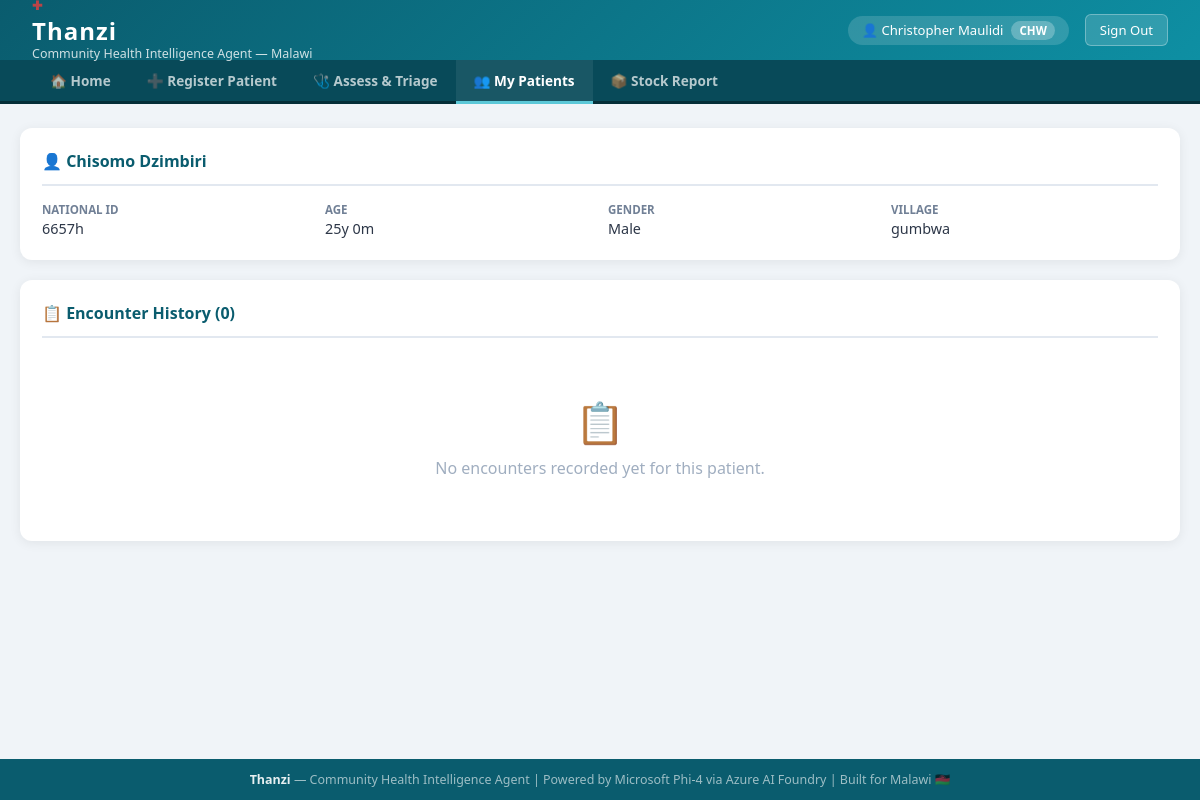
The page /chw/patient/6657h (signed in) on the database as committed earlier.
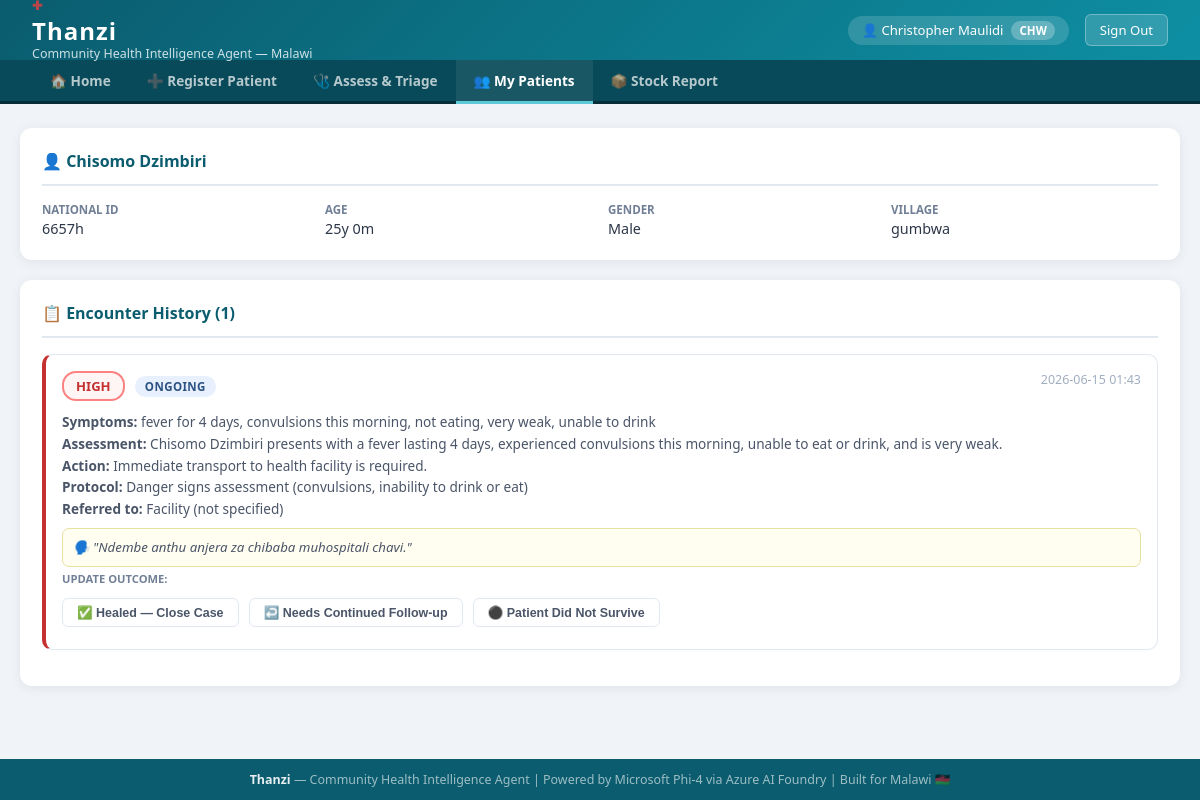
The same page on the database as committed later.
### tables this page shows
CREATE TABLE patients (
                national_id             TEXT    PRIMARY KEY,
                name                    TEXT    NOT NULL,
                age_months              INTEGER NOT NULL DEFAULT 0,
                gender                  TEXT    NOT NULL DEFAULT 'Unknown'
                                        CHECK(gender IN ('Male', 'Female', 'Unknown')),
                village                 TEXT    NOT NULL DEFAULT '',
                registered_by_chw_id    INTEGER REFERENCES users(id)
                                        ON UPDATE CASCADE ON DELETE SET NULL,
                created_at              TEXT    NOT NULL DEFAULT (datetime('now')),
                last_updated_at         TEXT    NOT NULL DEFAULT (datetime('now'))
            );

CREATE TABLE encounters (
                id                      INTEGER PRIMARY KEY AUTOINCREMENT,
                patient_id              TEXT    NOT NULL
                                        REFERENCES patients(national_id)
                                        ON UPDATE CASCADE ON DELETE CASCADE,
                chw_id                  INTEGER NOT NULL
                                        REFERENCES users(id)
                                        ON UPDATE CASCADE ON DELETE CASCADE,
                timestamp               TEXT    NOT NULL DEFAULT (datetime('now')),
                symptoms_original       TEXT    NOT NULL DEFAULT '',
                symptoms_english        TEXT    NOT NULL DEFAULT '',
                detected_language       TEXT    NOT NULL DEFAULT 'Unknown',
                risk_level              TEXT    NOT NULL DEFAULT 'LOW'
                                        CHECK(risk_level IN ('LOW', 'MEDIUM', 'HIGH')),
                iccm_protocol_applied   TEXT    NOT NULL DEFAULT '',
                assessment_notes        TEXT    NOT NULL DEFAULT '',
                recommended_action      TEXT    NOT NULL DEFAULT '',
                reasoning               TEXT    NOT NULL DEFAULT '',
                referral_needed         INTEGER NOT NULL DEFAULT 0,
                escalated_to_supervisor INTEGER NOT NULL DEFAULT 0,
                supervisor_id           INTEGER REFERENCES users(id)
                                        ON UPDATE CASCADE ON DELETE SET NULL,
                supervisor_feedback     TEXT    NOT NULL DEFAULT '',
                escalated_to_dho        INTEGER NOT NULL DEFAULT 0,
                dho_id                  INTEGER REFERENCES users(id)
                                        ON UPDATE CASCADE ON DELETE SET NULL,
                target_facility_id      INTEGER REFERENCES facilities(id)
                                        ON UPDATE CASCADE ON DELETE SET NULL,
                referral_urgency        TEXT    NOT NULL DEFAULT ''
                                        CHECK(referral_urgency IN ('', 'ROUTINE', 'URGENT', 'EMERGENCY')),
                chichewa_family_message TEXT    NOT NULL DEFAULT '',
                follow_up_days          INTEGER NOT NULL DEFAULT 3,
                record_closed           INTEGER NOT NULL DEFAULT 0
            , outcome TEXT NOT NULL DEFAULT 'ONGOING');

### routes/chw.py (the view)
@chw_bp.route('/patient/<national_id>')
@role_required('CHW')
def patient_history(national_id):
    with get_db() as conn:
        patient = conn.execute(
            "SELECT * FROM patients WHERE national_id = ? AND registered_by_chw_id = ?",
            (national_id, session['user_id'])
        ).fetchone()
        if not patient:
            flash('Patient not found.', 'danger')
            return redirect(url_for('chw.patients'))
        encounters = conn.execute("""
            SELECT e.*, f.name as facility_name
            FROM encounters e
            LEFT JOIN facilities f ON e.target_facility_id = f.id
            WHERE e.patient_id = ?
            ORDER BY e.timestamp DESC
        """, (national_id,)).fetchall()
    return render_template('chw_patient_history.html', patient=patient, encounters=encounters)

### database.py (called while the page is built)
@contextmanager
def get_db():
    conn = sqlite3.connect(Config.DATABASE_PATH)
    conn.row_factory = sqlite3.Row
    conn.execute("PRAGMA foreign_keys = ON")
    conn.execute("PRAGMA journal_mode = WAL")
    try:
        yield conn
        conn.commit()
    except Exception:
        conn.rollback()
        raise
    finally:
        conn.close()

### routes/auth.py (called while the page is built)
def role_required(*roles):
    from functools import wraps
    def decorator(f):
        @wraps(f)
        def decorated(*args, **kwargs):
            if 'user_id' not in session:
                if request.is_json or '/api/' in request.path:
                    return jsonify({'error': 'Session expired. Please log in again.'}), 401
                flash('Please log in to continue.', 'warning')
                return redirect(url_for('auth.login'))
            if session.get('role') not in roles:
                if request.is_json or '/api/' in request.path:
                    return jsonify({'error': 'Access denied.'}), 403
                flash('You do not have permission to access that page.', 'danger')
                return redirect(url_for('auth.dashboard'))
            return f(*args, **kwargs)
        return decorated
    return decorator

### templates/chw_patient_history.html (shortened to what this page needs)
{% extends 'base.html' %}
{% block subnav %}
<div class="subnav">
  <a href="{{ url_for('chw.dashboard') }}">🏠 Home</a>
  <a href="{{ url_for('chw.register_patient') }}">➕ Register Patient</a>
  <a href="{{ url_for('chw.assess') }}">🩺 Assess & Triage</a>
  <a href="{{ url_for('chw.patients') }}" class="active">👥 My Patients</a>
  <a href="{{ url_for('chw.stock') }}">📦 Stock Report</a>
</div>
{% endblock %}
{% block content %}
<div class="card" style="margin-bottom:20px;">
  <div class="card-header">👤 {{ patient.name }}</div>
  <div class="grid-4">
    <div>
      <div style="font-size:0.72rem;color:#718096;text-transform:uppercase;font-weight:700;">National ID</div>
      <div style="font-size:0.9rem;margin-top:2px;">{{ patient.national_id }}</div>
    </div>
    <div>
      <div style="font-size:0.72rem;color:#718096;text-transform:uppercase;font-weight:700;">Age</div>
      <div style="font-size:0.9rem;margin-top:2px;">{{ (patient.age_months // 12) }}y {{ (patient.age_months % 12) }}m</div>
    </div>
    <div>
      <div style="font-size:0.72rem;color:#718096;text-transform:uppercase;font-weight:700;">Gender</div>
      <div style="font-size:0.9rem;margin-top:2px;">{{ patient.gender }}</div>
    </div>
    <div>
      <div style="font-size:0.72rem;color:#718096;text-transform:uppercase;font-weight:700;">Village</div>
      <div style="font-size:0.9rem;margin-top:2px;">{{ patient.village or '—' }}</div>
    </div>
  </div>
</div>
<div class="card">
  <div class="card-header">📋 Encounter History ({{ encounters | length }})</div>
  {% if encounters %}
    {% for e in encounters %}
    <div class="encounter-card {{ e.risk_level | lower }}">
      <div style="display:flex;justify-content:space-between;align-items:flex-start;flex-wrap:wrap;gap:8px;">
        <div>
          <span class="risk-badge risk-{{ e.risk_level }}">{{ e.risk_level }}</span>
          <span class="outcome-badge outcome-{{ e.outcome }}" style="margin-left:6px;">
            {{ e.outcome.replace('_', ' ') }}
          </span>
        </div>
        <span style="font-size:0.78rem;color:#a0aec0;">{{ e.timestamp[:16] }}</span>
      </div>
      <div style="font-size:0.85rem;color:#4a5568;margin-top:10px;line-height:1.6;">
        <strong>Symptoms:</strong> {{ e.symptoms_english }}<br>
        <strong>Assessment:</strong> {{ e.assessment_notes }}<br>
        <strong>Action:</strong> {{ e.recommended_action }}<br>
        {% if e.iccm_protocol_applied %}<strong>Protocol:</strong> {{ e.iccm_protocol_applied }}<br>{% endif %}
        {% if e.referral_needed %}
          <strong>Referred to:</strong> {{ e.facility_name or 'Facility (not specified)' }}
          {% if e.referral_urgency %}<span style="color:#c53030;font-weight:700;"> — {{ e.referral_urgency }}</span>{% endif %}<br>
        {% endif %}
        {% if e.chichewa_family_message %}
        <div style="background:#fffef0;border:1px solid #e8e0a0;border-radius:7px;padding:8px 10px;margin-top:8px;font-style:italic;font-size:0.83rem;">
          🗣️ "{{ e.chichewa_family_message }}"
        </div>
        {% endif %}
      </div>
      {% if not e.record_closed %}
      <div style="margin-top:4px;">
        <div style="font-size:0.7rem;color:#718096;text-transform:uppercase;font-weight:700;margin-bottom:4px;">
          Update outcome:
        </div>
        {% if e.outcome == 'REFERRED' %}
          <button class="outcome-btn" onclick="updateOutcome({{ e.id }}, 'REFERRED_COMPLETED', this)">✅ Confirmed Recovered After Referral</button>
          <button class="outcome-btn" onclick="updateOutcome({{ e.id }}, 'ONGOING', this)">↩️ Still Under Care — Continue Follow-up</button>
          <button class="outcome-btn" onclick="updateOutcome({{ e.id }}, 'DECEASED', this)">⚫ Patient Did Not Survive</button>
        {% else %}
          <button class="outcome-btn" onclick="updateOutcome({{ e.id }}, 'HEALED', this)">✅ Healed — Close Case</button>
          <button class="outcome-btn" onclick="updateOutcome({{ e.id }}, 'ONGOING', this)">↩️ Needs Continued Follow-up</button>
          <button class="outcome-btn" onclick="updateOutcome({{ e.id }}, 'DECEASED', this)">⚫ Patient Did Not Survive</button>
        {% endif %}
      </div>
      {% endif %}
    </div>
    {% endfor %}
  {% else %}
  <div class="placeholder">
    <span class="placeholder-icon">📋</span>
    <p>No encounters recorded yet for this patient.</p>
  </div>
  {% endif %}
</div>
{% endblock %}

### templates/base.html (shortened to what this page needs)
<!DOCTYPE html>
<html lang="en">
<head>
</head>
<body>
{% if session.get('user_id') %}
<nav class="topnav">
  <div class="topnav-brand">
    <div>
      <h1><span style="color:#e53e3e;">✚</span> Thanzi</h1>
      <span>Community Health Intelligence Agent — Malawi</span>
    </div>
  </div>
  <div class="topnav-right">
    <div class="user-pill">
      👤 {{ session.get('full_name', 'User') }}
      <span class="role-tag">{{ session.get('role', '') }}</span>
    </div>
    <a href="{{ url_for('auth.logout') }}" class="logout-btn">Sign Out</a>
  </div>
</nav>
{% block subnav %}{% endblock %}
{% endif %}
<main class="main-content">
  {% block content %}{% endblock %}
</main>
<footer>
  <strong>Thanzi</strong> — Community Health Intelligence Agent |
  Powered by Microsoft Phi-4 via Azure AI Foundry |
  Built for Malawi 🇲🇼
</footer>
</body>
</html>

### templates/base.html (style rules this page uses)
* { margin:0;padding:0;box-sizing:border-box; }
body { font-family:'Segoe UI',Tahoma,Geneva,Verdana,sans-serif;background:#f0f4f8;color:#2d3748;min-height:100vh;display:flex;flex-direction:column; }
.topnav { background:linear-gradient(135deg,#0a5c6e,#0e8fa3);color:white;padding:0 32px;display:flex;align-items:center;justify-content:space-between;height:60px;box-shadow:0 2px 8px rgba(0,0,0,0.2); }
.topnav-brand { display:flex;align-items:center;gap:12px; }
.topnav-brand h1 { font-size:1.5rem;font-weight:800;letter-spacing:1px; }
.topnav-brand span { font-size:0.78rem;opacity:0.8;display:block;margin-top:-2px; }
.topnav-right { display:flex;align-items:center;gap:16px; }
.user-pill { background:rgba(255,255,255,0.15);padding:5px 14px;border-radius:20px;font-size:0.82rem;display:flex;align-items:center;gap:8px; }
.role-tag { background:rgba(255,255,255,0.25);padding:2px 8px;border-radius:10px;font-size:0.72rem;font-weight:700;text-transform:uppercase; }
.logout-btn { background:rgba(255,255,255,0.15);border:1px solid rgba(255,255,255,0.3);color:white;padding:6px 14px;border-radius:6px;font-size:0.82rem;cursor:pointer;text-decoration:none;transition:all 0.2s; }
.subnav { background:#084a59;padding:0 32px;display:flex;gap:0;border-bottom:3px solid #052e38; }
.subnav a { color:rgba(255,255,255,0.7);text-decoration:none;padding:11px 18px;font-size:0.85rem;font-weight:600;border-bottom:3px solid transparent;margin-bottom:-3px;transition:all 0.2s;display:flex;align-items:center;gap:6px; }
.subnav a:hover,.subnav a.active { color:white;border-bottom-color:#5cc8d8;background:rgba(255,255,255,0.07); }
.main-content { flex:1;max-width:1300px;margin:24px auto;padding:0 20px;width:100%; }
.card { background:white;border-radius:12px;padding:22px;box-shadow:0 2px 12px rgba(0,0,0,0.07);margin-bottom:20px; }
.card-header { font-size:1rem;font-weight:700;color:#0a5c6e;margin-bottom:16px;padding-bottom:12px;border-bottom:2px solid #e2e8f0;display:flex;align-items:center;gap:8px; }
.grid-4 { display:grid;grid-template-columns:1fr 1fr 1fr 1fr;gap:16px; }
.risk-badge { display:inline-block;padding:4px 12px;border-radius:14px;font-weight:700;font-size:0.82rem; }
.risk-HIGH { background:#fff5f5;color:#c53030;border:2px solid #fc8181; }
footer { background:#0a5c6e;color:rgba(255,255,255,0.6);text-align:center;padding:12px;font-size:0.78rem;margin-top:auto; }
footer strong { color:rgba(255,255,255,0.9); }

### templates/chw_patient_history.html (style rules this page uses)
.encounter-card { border:1px solid #e2e8f0;border-radius:10px;padding:16px;margin-bottom:14px;background:white; }
.encounter-card.high { border-left:4px solid #c53030; }
.outcome-badge { display:inline-block;padding:3px 10px;border-radius:12px;font-size:0.72rem;font-weight:700;text-transform:uppercase;letter-spacing:0.4px; }
.outcome-ONGOING { background:#e8f0fe;color:#2c5282; }
.outcome-btn { padding:6px 14px;border-radius:6px;font-size:0.78rem;font-weight:600;cursor:pointer;border:1.5px solid #e2e8f0;background:white;color:#4a5568;margin-right:6px;margin-top:8px;transition:all 0.15s; }

Rows that differ between the two databases and show on the page:
added encounters: risk_level "HIGH", outcome.replace "ONGOING", timestamp "2026-06-15 01:43", symptoms_english "fever for 4 days, convulsions this morning, not eating, very weak, unable to drink", assessment_notes "Chisomo Dzimbiri presents with a fever lasting 4 days, experienced convulsions this morning, unable to eat or drink, and is very weak.", recommended_action "Immediate transport to health facility is required.", iccm_protocol_applied "Danger signs assessment (convulsions, inability to drink or eat)", facility_name "Facility (not specified)", chichewa_family_message "Ndembe anthu anjera za chibaba muhospitali chavi."
Other text that changed with them:
{{ encounters | length }}: "0" → "1"
text no longer shown: "📋 No encounters recorded yet for this patient."
